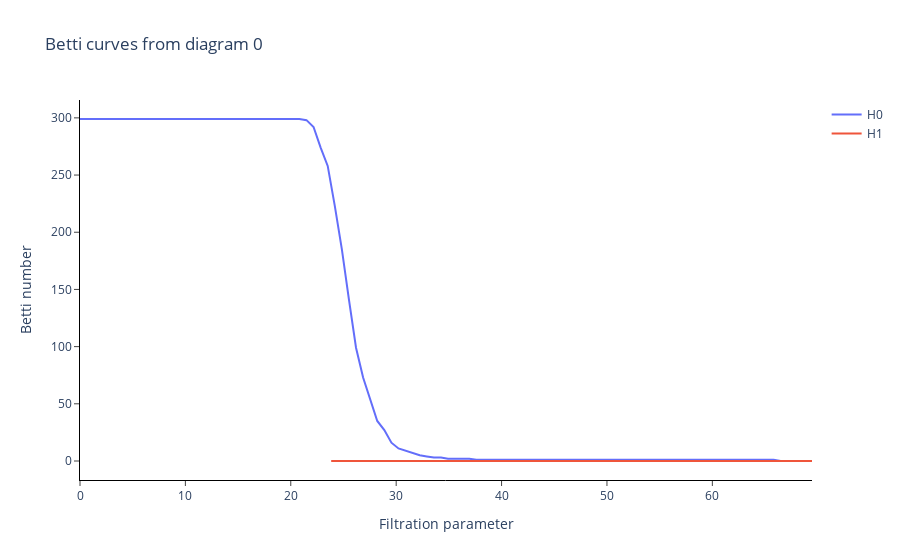

This figure's notebook cell:
### Code cell
# Betti curve for IsingNet
BC.plot(X_betti_curves_comb, sample=0)
